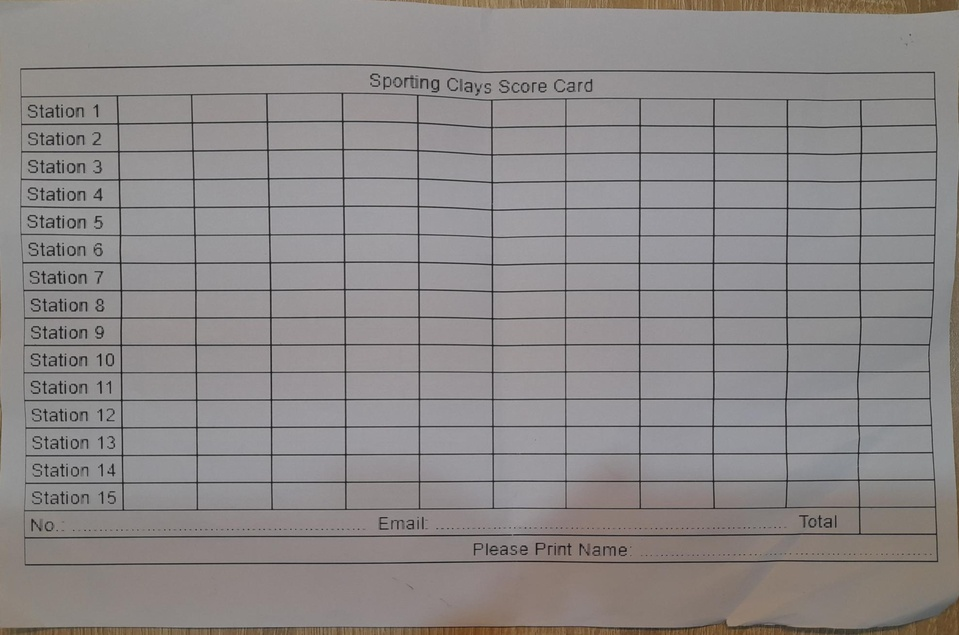
#> input picture imageReader/blankImage.jpeg, 959 x 635 px, shrunk from 1977 x 1309 before the run
$ python grid.py
#> lines starting #> are read from the running program, lines starting #| are printed output that depends on the picture; after the words box and inside, x2 and y2 are one past the last pixel; in counts of white or black regions, pixels touching at a corner belong together
import cv2
import numpy as np


def align_with_blank_live(blank_path, filled_path,
                          rows=15, cols=8,
                          aligned_out="aligned_card.jpg"):
    """Align a filled card with the blank template and adjust grid live, with S/s for size."""
#> called with blank_path = 'blankImage.jpeg', filled_path = 'm2.jpeg', rows = 15, cols = 8, aligned_out = 'aligned_card.jpg'

    # --- load images ---
    blank = cv2.imread(blank_path)
#> blank is the input picture: shape (635, 959, 3); mean B, G, R 137.1, 137.3, 141.2
    filled = cv2.imread(filled_path)
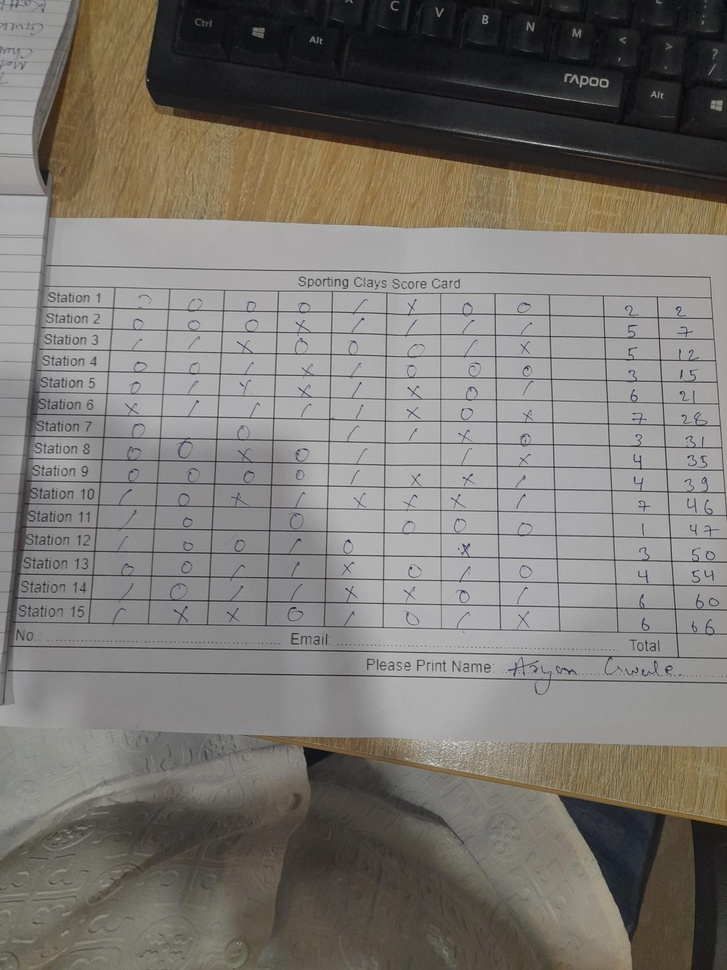
#> input picture imageReader/m2.jpeg, 727 x 970 px, shrunk from 1500 x 2000 before the run
#> filled is the input picture: shape (970, 727, 3); mean B, G, R 113.9, 119.3, 122.8
    if blank is None or filled is None:
        raise FileNotFoundError("Blank or filled image not found!")

    # --- align filled to blank using SIFT homography ---
    gray_b = cv2.cvtColor(blank, cv2.COLOR_BGR2GRAY)
    gray_f = cv2.cvtColor(filled, cv2.COLOR_BGR2GRAY)
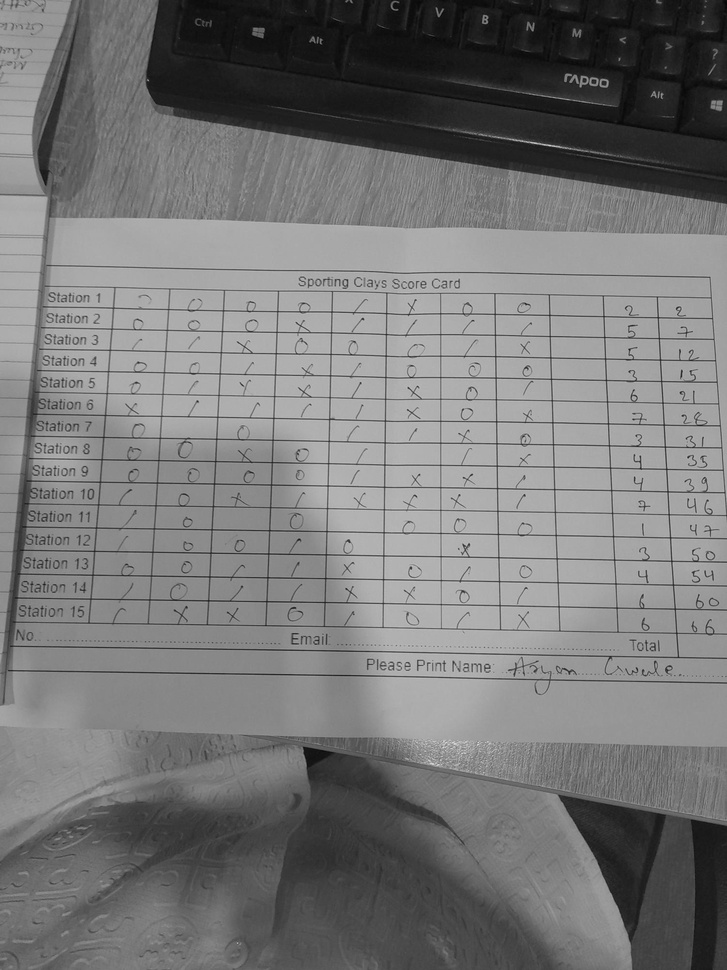
#> gray_f: shape (970, 727); min 4, max 219, mean 119.7
    sift = cv2.SIFT_create()
    kp1, des1 = sift.detectAndCompute(gray_b, None)
#> kp1 = 1356 keypoints; strongest (x, y, size): (100, 355, 1.9), (101, 465, 1.8), (62, 467, 2.3), (101, 410, 2)
    kp2, des2 = sift.detectAndCompute(gray_f, None)
#> kp2 = 1013 keypoints; strongest (x, y, size): (348, 541, 2.2), (463, 591, 2.1), (584, 80, 2.5), (610, 657, 2.3)
    flann = cv2.FlannBasedMatcher(dict(algorithm=1, trees=5), dict(checks=100))
    matches = flann.knnMatch(des1, des2, k=2)
#> matches = 1356 matches
    good = [m[0] for m in matches if len(m) == 2 and m[0].distance < 0.7 * m[1].distance]
#> good = 111 matches

    if len(good) < 8:
        raise RuntimeError(f"Not enough matching points ({len(good)}).")

    src = np.float32([kp1[m.queryIdx].pt for m in good]).reshape(-1, 1, 2)
#> src = 111 rows, first 8: [48.93, 526.2], [48.93, 526.2], [49.66, 466.1], [65.04, 119.5], [68.71, 313.3], [70.5, 140.1], [71.27, 195.8], [71.29, 223.3]
    dst = np.float32([kp2[m.trainIdx].pt for m in good]).reshape(-1, 1, 2)
#> dst = 111 rows, first 8: [29.52, 636.1], [29.52, 636.1], [34.55, 583], [74.97, 303.7], [74.97, 303.7], [51.78, 612], [51.78, 612], [54.07, 587.9]
    H, _ = cv2.findHomography(dst, src, cv2.RANSAC, 5.0)
#> H = [[1.51, 0.17, -93.6], [-0.022, 1.5, -324], [1.32e-05, 0.000308, 1]]
    aligned = cv2.warpPerspective(filled, H, (blank.shape[1], blank.shape[0]))
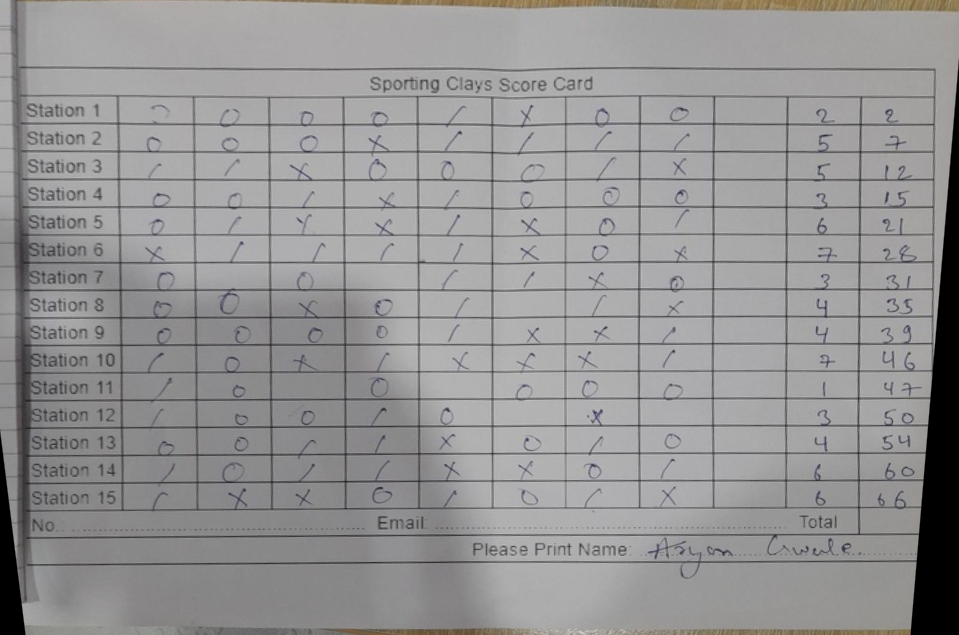
#> aligned: shape (635, 959, 3); mean B, G, R 148.4, 148.2, 148.8
    cv2.imwrite(aligned_out, aligned)
    print("✅  Aligned card saved ->", aligned_out)

    # --- initial ratios ---
    top_ratio, bottom_ratio = 0.172, 0.085
    left_ratio, right_ratio = 0.245, 0.037
    step = 0.003
    # size scaling factor
    scale_factor = 0.7
    scale_step = 0.02

    # --- draw grid ---
    def draw_grid(img, t, b, l, r, sc):
#> called with t = 0.172, b = 0.085, l = 0.245, r = 0.037, sc = 0.7
        h, w = img.shape[:2]
#> h = 635; w = 959
        top = int(t * h)
#> top = 109
        bottom = int(b * h)
#> bottom = 53
        left = int(l * w)
#> left = 234
        right = int(r * w)
#> right = 35
        grid_h = (h - top - bottom) * sc
#> grid_h = 331.1
        grid_w = (w - left - right) * sc
#> grid_w = 483

        row_h, col_w = grid_h / rows, grid_w / cols
#> row_h = 22.07; col_w = 60.37
        cy, cx = h / 2, (left + (w - right)) / 2
#> cy = 317.5; cx = 579
        new_top = int(cy - grid_h / 2)
#> new_top = 151
        new_bottom = int(h - (cy + grid_h / 2))
#> new_bottom = 151
        new_left = int(cx - grid_w / 2)
#> new_left = 337
        new_right = int(w - (cx + grid_w / 2))

        overlay = img.copy()
        for rr in range(rows + 1):
            y = int(new_top + rr * row_h)
            cv2.line(overlay, (new_left, y), (w - new_right, y), (0, 255, 0), 1)
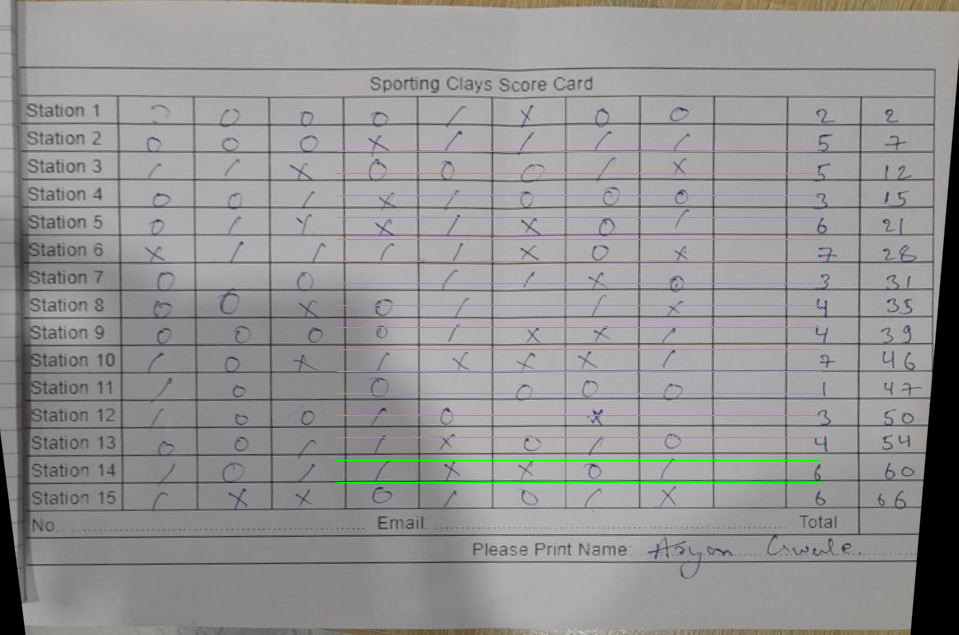
#> overlay: shape (635, 959, 3); 1.27% of pixels changed, all inside (x1, y1, x2, y2) = (337, 151, 822, 483)
        for cc in range(cols + 1):
            x = int(new_left + cc * col_w)
            cv2.line(overlay, (x, new_top), (x, h - new_bottom), (0, 0, 255), 1)
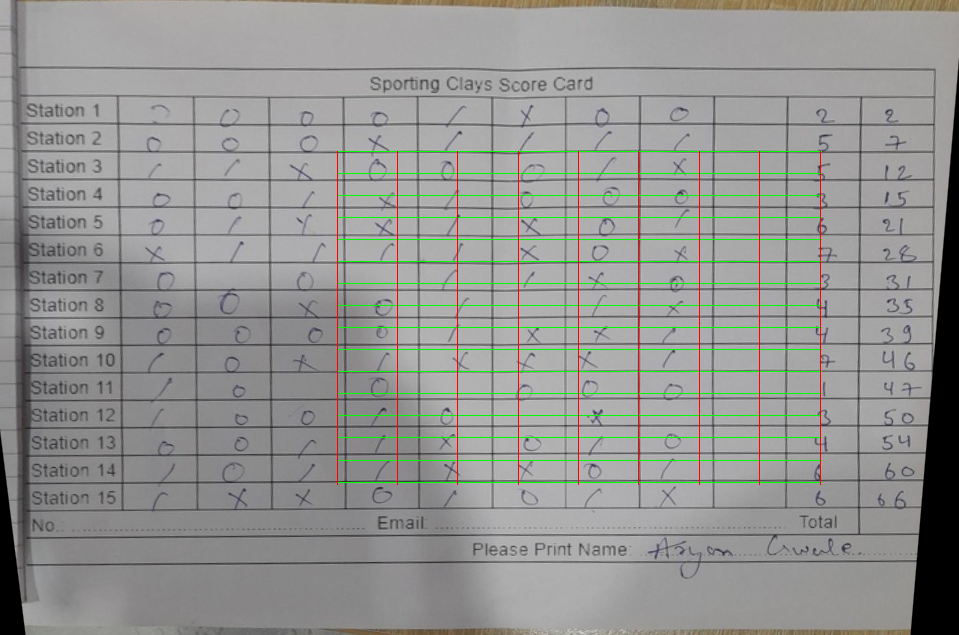
#> overlay: shape (635, 959, 3); 0.49% of pixels changed, all inside (x1, y1, x2, y2) = (337, 151, 821, 485)
        return overlay, new_top/h, new_bottom/h, new_left/w, new_right/w

    print("\nControls:")
    print("  w/s = move grid up/down | a/d = move left/right")
    print("  i/k = tighten/loosen vertical span | j/l = tighten/loosen horizontal span")
    print("  S / s = enlarge / shrink entire grid size")
    print("  SPACE = save ratios & quit | ESC = exit without saving\n")

    # --- live interaction ---
    while True:
        overlay, top_ratio, bottom_ratio, left_ratio, right_ratio = draw_grid(
            aligned, top_ratio, bottom_ratio, left_ratio, right_ratio, scale_factor
        )
#> top_ratio = 0.238; bottom_ratio = 0.238; left_ratio = 0.351; right_ratio = 0.144
        vis = overlay.copy()
        cv2.putText(vis,
                    f"t={top_ratio:.3f} b={bottom_ratio:.3f} l={left_ratio:.3f} r={right_ratio:.3f} size={scale_factor:.2f}",
                    (20, 30), cv2.FONT_HERSHEY_SIMPLEX, 0.7, (255, 0, 0), 2)
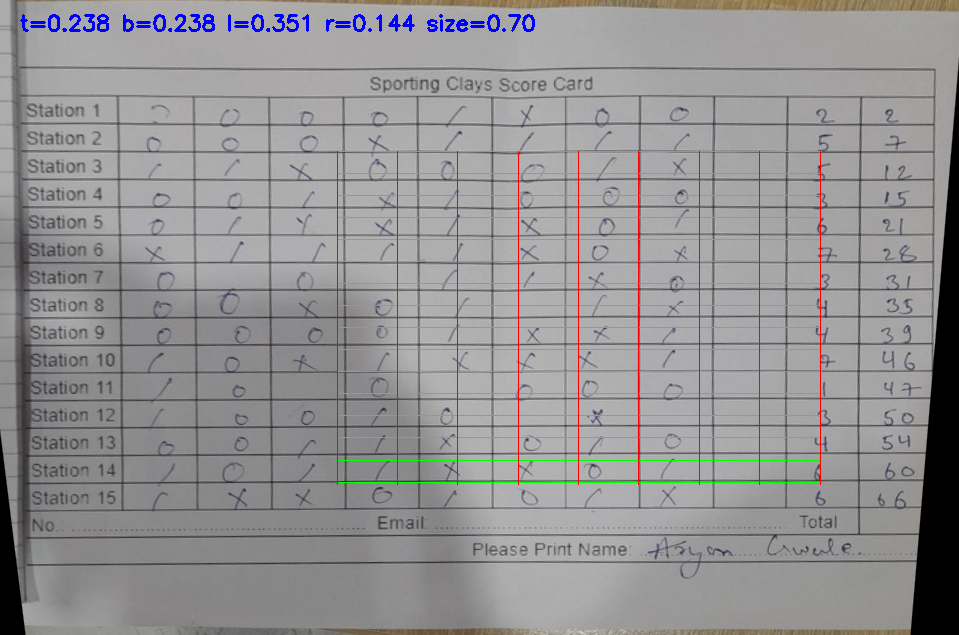
#> vis: shape (635, 959, 3); 0.52% of pixels changed, all inside (x1, y1, x2, y2) = (20, 14, 535, 32)
        cv2.imshow("Adjust Grid (press SPACE to save)", vis)
        key = cv2.waitKey(0) & 0xFF
#> (key Esc is pressed here)

        if key == 27:         # ESC
            break
        elif key == 32:       # SPACE
            with open("grid_ratios.txt", "w") as f:
                f.write(f"{top_ratio:.3f},{bottom_ratio:.3f},{left_ratio:.3f},"
                        f"{right_ratio:.3f},{scale_factor:.3f}")
            print(f"Saved ratios -> grid_ratios.txt : "
                  f"{top_ratio:.3f},{bottom_ratio:.3f},{left_ratio:.3f},"
                  f"{right_ratio:.3f},{scale_factor:.3f}")
            break
        elif key == ord('w'):
            top_ratio += step
        elif key == ord('s'):
            top_ratio -= step
        elif key == ord('i'):
            bottom_ratio += step
        elif key == ord('k'):
            bottom_ratio -= step
        elif key == ord('a'):
            left_ratio += step
        elif key == ord('d'):
            left_ratio -= step
        elif key == ord('j'):
            right_ratio += step
        elif key == ord('l'):
            right_ratio -= step
        # elif key == ord('p'):          # enlarge grid
        #     scale_factor *= (1.0 + scale_step)
        elif key == ord('P'):          # shrink grid
            scale_factor /= (1.0 + scale_step)

    cv2.destroyAllWindows()


# --- run ---
if __name__ == "__main__":
    BLANK = "blankImage.jpeg"
    FILLED = "m2.jpeg"
    align_with_blank_live(BLANK, FILLED)
